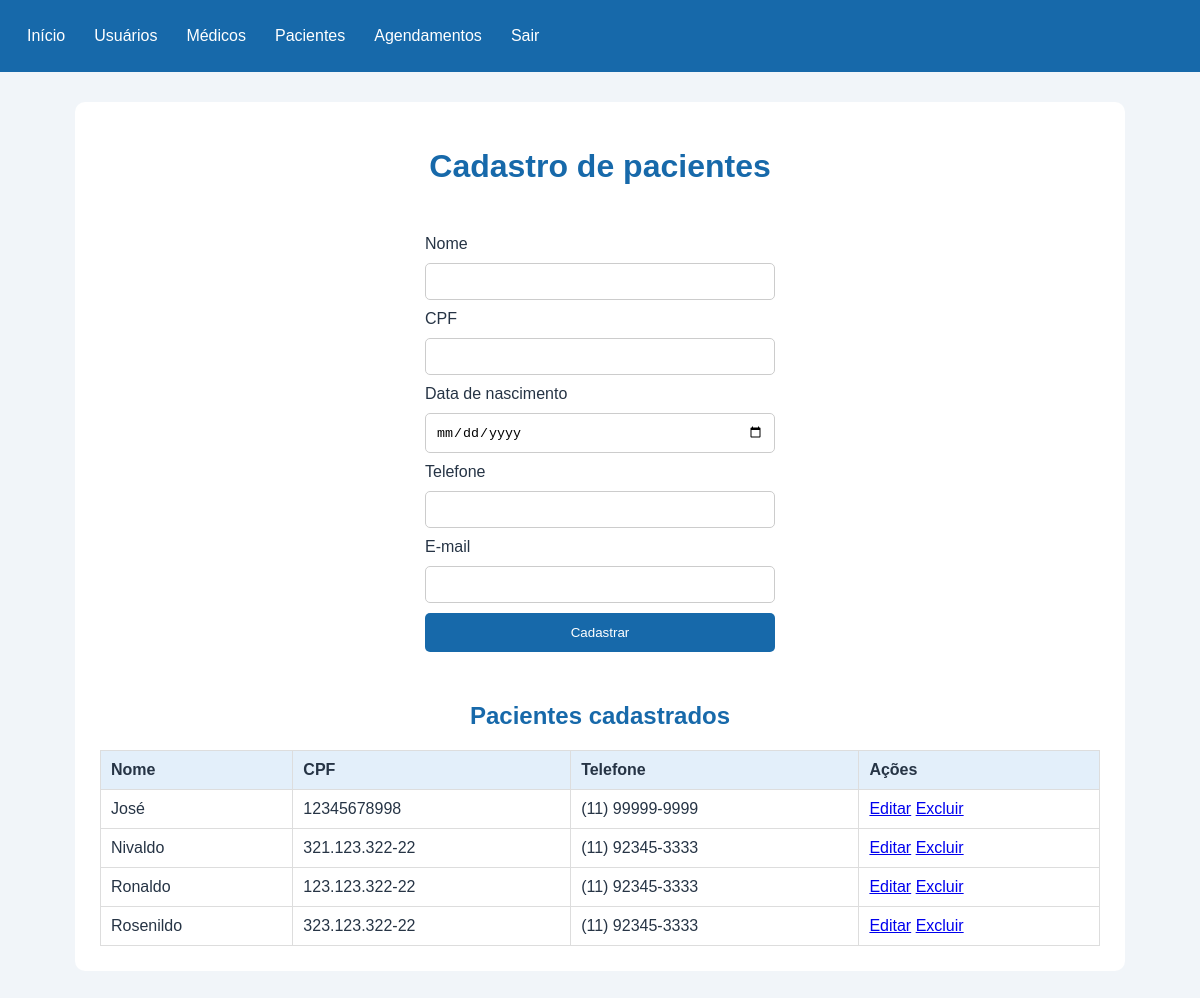
The page /pacientes (signed in) on the database its author committed.
### tables this page shows
CREATE TABLE "paciente" (
	"id_paciente"	INTEGER,
	"nome"	varchar(100),
	"cpf"	varchar(20),
	"data_nascimento"	date,
	"telefone"	varchar(45),
	"email"	varchar(120),
	PRIMARY KEY("id_paciente" AUTOINCREMENT)
);

### app.py (the view, shortened to what this page needs)
@app.route("/pacientes", methods=["GET", "POST"])
def pacientes():
    if not esta_logado():
        return redirect("/")
    banco = conectar()
    lista = banco.execute(
        "SELECT * FROM paciente ORDER BY nome"
    ).fetchall()
    banco.close()
    return render_template("pacientes.html", pacientes=lista)

### app.py (called while the page is built)
def conectar():
    banco = sqlite3.connect(BANCO)
    banco.row_factory = sqlite3.Row
    banco.execute("PRAGMA foreign_keys = ON")
    return banco

def esta_logado():
    return "id_usuario" in session

### templates/pacientes.html (shortened to what this page needs)
<!DOCTYPE html>
<html lang="pt-br">
<head>
    <link rel="stylesheet" href="{{ url_for('static', filename='style.css') }}">
</head>
<body>
    <nav class="menu">
        <a href="/painel">Início</a>
        <a href="/usuarios">Usuários</a>
        <a href="/medicos">Médicos</a>
        <a href="/pacientes">Pacientes</a>
        <a href="/agendamentos">Agendamentos</a>
        <a href="/sair">Sair</a>
    </nav>
    <main class="container">
        <h1>Cadastro de pacientes</h1>
        <form method="POST">
            <label>Nome</label>
            <input name="nome" required>
            <label>CPF</label>
            <input name="cpf" required>
            <label>Data de nascimento</label>
            <input type="date" name="data_nascimento">
            <label>Telefone</label>
            <input name="telefone">
            <label>E-mail</label>
            <input type="email" name="email">
            <button type="submit">Cadastrar</button>
        </form>
        <h2>Pacientes cadastrados</h2>
        <table>
            <tr>
                <th>Nome</th>
                <th>CPF</th>
                <th>Telefone</th>
                <th>Ações</th>
            </tr>
            {% for paciente in pacientes %}
            <tr>
                <td>{{ paciente["nome"] }}</td>
                <td>{{ paciente["cpf"] }}</td>
                <td>{{ paciente["telefone"] }}</td>
                <td>
                    <a href="/pacientes/editar/{{ paciente['id_paciente'] }}">Editar</a>
                    <a href="/pacientes/excluir/{{ paciente['id_paciente'] }}"
                       onclick="return confirm('Deseja excluir?')">Excluir</a>
                </td>
            </tr>
            {% endfor %}
        </table>
    </main>
</body>
</html>

### static/style.css (style rules this page uses)
body { margin: 0; font-family: Arial, sans-serif; background-color: #f1f5f9; color: #263445; }
.container { width: 90%; max-width: 1000px; margin: 30px auto; padding: 25px; background-color: white; border-radius: 10px; }
h1, h2 { color: #1769aa; }
.menu { display: flex; flex-wrap: wrap; gap: 5px; padding: 15px; background-color: #1769aa; }
.menu a { padding: 12px; color: white; text-decoration: none; }
form { display: flex; flex-direction: column; gap: 10px; margin: 20px 0; }
input, select { padding: 10px; border: 1px solid #ccc; border-radius: 5px; }
button { padding: 12px; border: none; border-radius: 5px; background-color: #1769aa; color: white; cursor: pointer; }
table { width: 100%; border-collapse: collapse; margin-top: 20px; }
th, td { padding: 10px; border: 1px solid #ddd; text-align: left; }
th { background-color: #e3effa; }
form { max-width: 350px; margin: 50px auto; }
input { width: 100%; box-sizing: border-box; }
h1, h2 { text-align: center; }

### rows shown on the page
paciente: nome "José", cpf "12345678998", telefone "(11) 99999-9999"
paciente: nome "Nivaldo", cpf "321.123.322-22", telefone "(11) 92345-3333"
paciente: nome "Ronaldo", cpf "123.123.322-22", telefone "(11) 92345-3333"
paciente: nome "Rosenildo", cpf "323.123.322-22", telefone "(11) 92345-3333"
